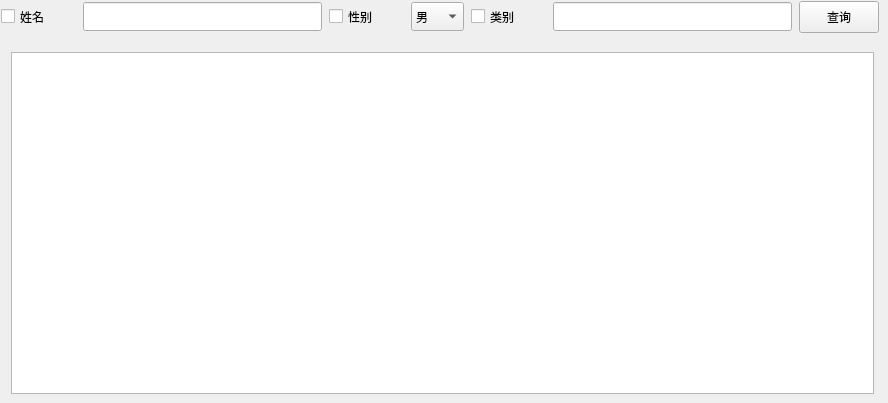
       <widget class="QWidget" name="tab_6">
        <attribute name="title">
         <string>查询联系人</string>
        </attribute>
        <widget class="QTableView" name="tableView">
         <property name="geometry">
          <rect>
           <x>11</x>
           <y>52</y>
           <width>863</width>
           <height>342</height>
          </rect>
         </property>
         <property name="minimumSize">
          <size>
           <width>863</width>
           <height>342</height>
          </size>
         </property>
         <property name="maximumSize">
          <size>
           <width>863</width>
           <height>342</height>
          </size>
         </property>
        </widget>
        <widget class="QCheckBox" name="cb_sex">
         <property name="geometry">
          <rect>
           <x>329</x>
           <y>3</y>
           <width>75</width>
           <height>27</height>
          </rect>
         </property>
         <property name="text">
          <string>性别</string>
         </property>
        </widget>
        <widget class="QLineEdit" name="le_findname">
         <property name="geometry">
          <rect>
           <x>83</x>
           <y>2</y>
           <width>239</width>
           <height>29</height>
          </rect>
         </property>
        </widget>
        <widget class="QCheckBox" name="cb_name">
         <property name="geometry">
          <rect>
           <x>1</x>
           <y>3</y>
           <width>75</width>
           <height>27</height>
          </rect>
         </property>
         <property name="text">
          <string>姓名</string>
         </property>
        </widget>
        <widget class="QCheckBox" name="cb_class">
         <property name="geometry">
          <rect>
           <x>471</x>
           <y>3</y>
           <width>75</width>
           <height>27</height>
          </rect>
         </property>
         <property name="text">
          <string>类别</string>
         </property>
        </widget>
        <widget class="QComboBox" name="cbb_findsex">
         <property name="geometry">
          <rect>
           <x>411</x>
           <y>2</y>
           <width>53</width>
           <height>29</height>
          </rect>
         </property>
         <item>
          <property name="text">
           <string>男</string>
          </property>
         </item>
         <item>
          <property name="text">
           <string>女</string>
          </property>
         </item>
        </widget>
        <widget class="QLineEdit" name="le_findclass">
         <property name="geometry">
          <rect>
           <x>553</x>
           <y>2</y>
           <width>239</width>
           <height>29</height>
          </rect>
         </property>
        </widget>
        <widget class="QPushButton" name="pbtn_search">
         <property name="geometry">
          <rect>
           <x>799</x>
           <y>1</y>
           <width>80</width>
           <height>32</height>
          </rect>
         </property>
         <property name="minimumSize">
          <size>
           <width>80</width>
           <height>32</height>
          </size>
         </property>
         <property name="maximumSize">
          <size>
           <width>80</width>
           <height>32</height>
          </size>
         </property>
         <property name="text">
          <string>查询</string>
         </property>
        </widget>
       </widget>
